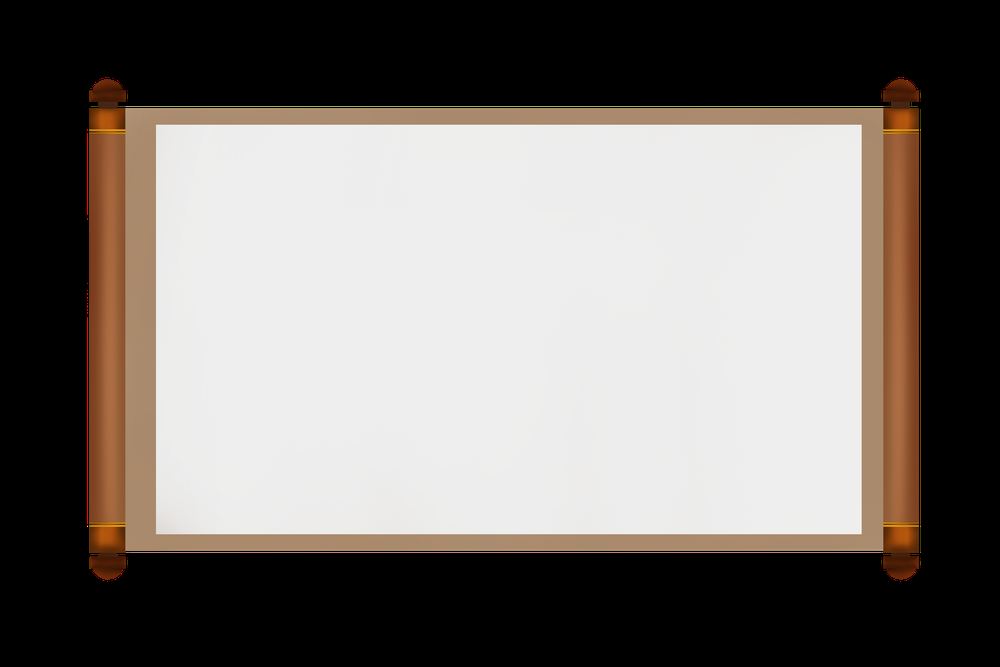
#> input picture Source/scroll_horizontal_brown_basic.png, 1000 x 667 px, shrunk from 3000 x 2000 before the run
$ jupyter execute detect_image_edge.ipynb
#> lines starting #> are read from the running program, lines starting #| are printed output that depends on the picture; after the words box and inside, x2 and y2 are one past the last pixel; in counts of white or black regions, pixels touching at a corner belong together
[cell 1]
import os
import cv2
import matplotlib.pyplot as plt
import numpy as np

[cell 2]
image_path = os.path.join("Source", "scroll_horizontal_brown_basic.png")
image_path

[cell 3]
 # 读取图像

img = cv2.imread(image_path)
#> img is the input picture: shape (667, 1000, 3); mean B, G, R 112.8, 117.2, 122.9
plt.imshow(img)

[cell 4]
gray = cv2.cvtColor(img, cv2.COLOR_BGR2GRAY)
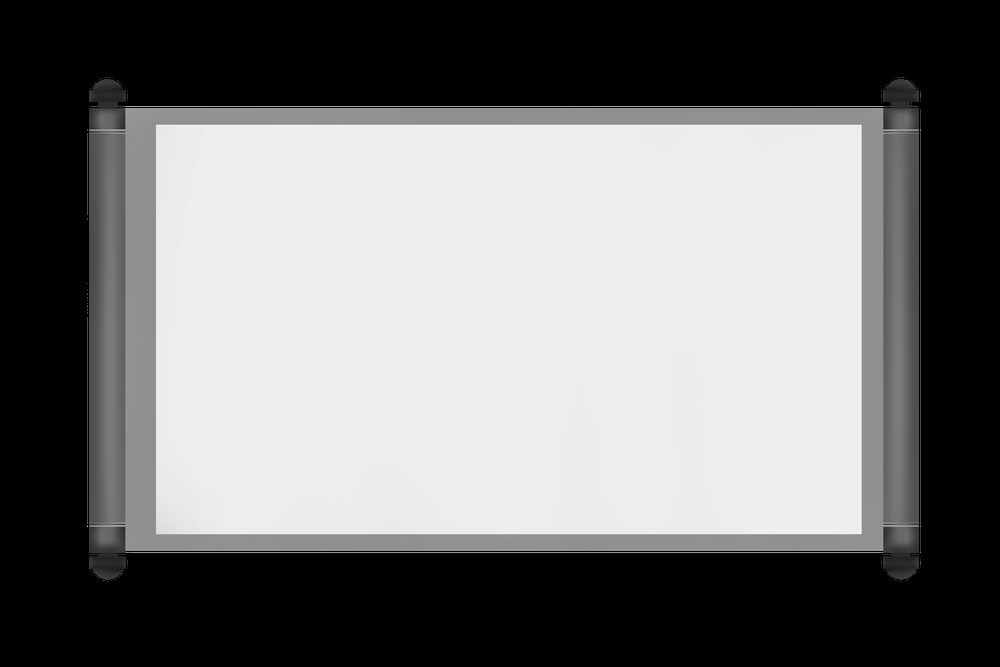
#> gray: shape (667, 1000); min 0, max 248, mean 118.4
plt.imshow(gray)

[cell 5]
# 预处理：降噪
gray = cv2.GaussianBlur(gray, (5, 5), 0)

plt.imshow(gray)

[cell 6]
# 边缘检测
edges = cv2.Canny(gray, 195, 200)
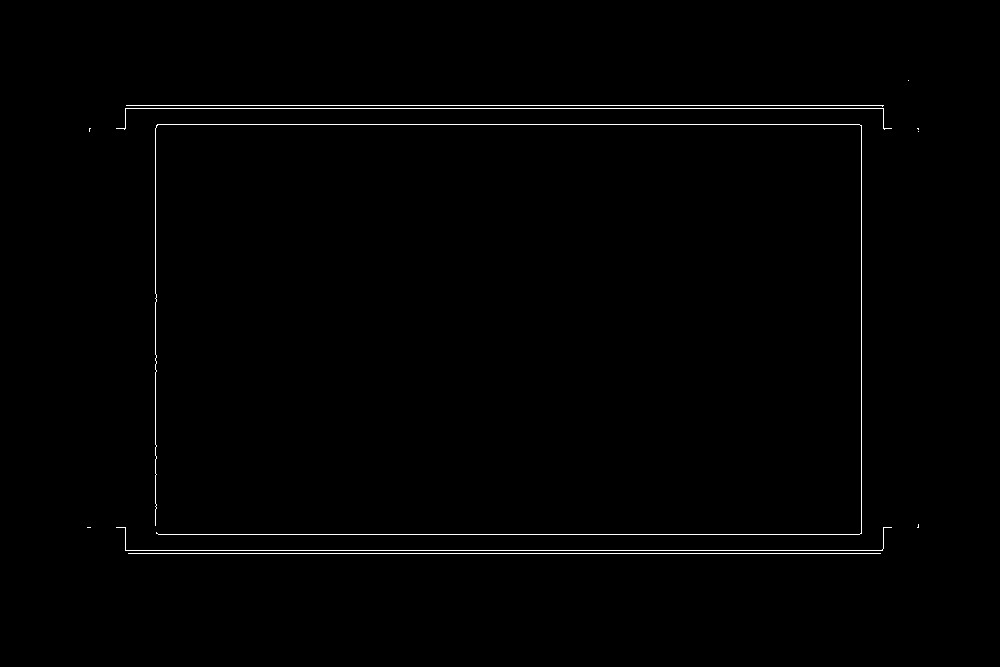
#> edges: shape (667, 1000); 0.81% white in thin lines or dots, all inside (x1, y1, x2, y2) = (87, 80, 919, 554)
plt.imshow(edges)

[cell 7]
# 形态学操作增强边缘
kernel = np.ones((3, 3), np.uint8)
edges = cv2.dilate(edges, kernel, iterations=1)
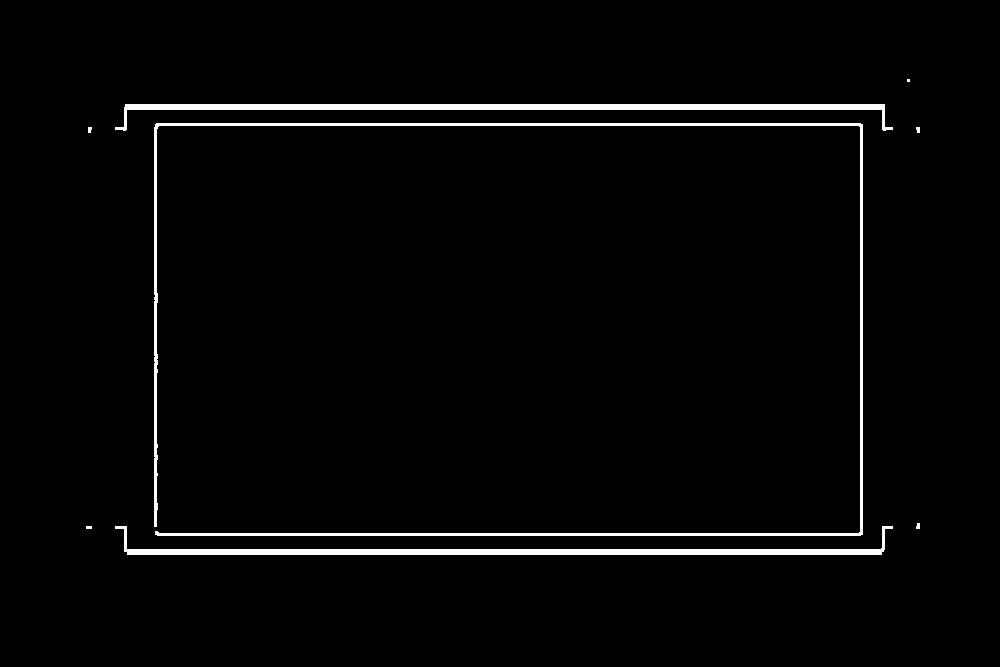
#> edges: shape (667, 1000); 2.4% white; 8 white regions (2 under 20 px), largest, box (x1, y1, x2, y2) and area: (154, 123, 863, 536) 6714, (115, 104, 893, 131) 4740, (115, 526, 893, 555) 4736, (88, 127, 92, 133) 21, (916, 127, 920, 133) 21, (916, 523, 920, 529) 21
plt.imshow(edges)
